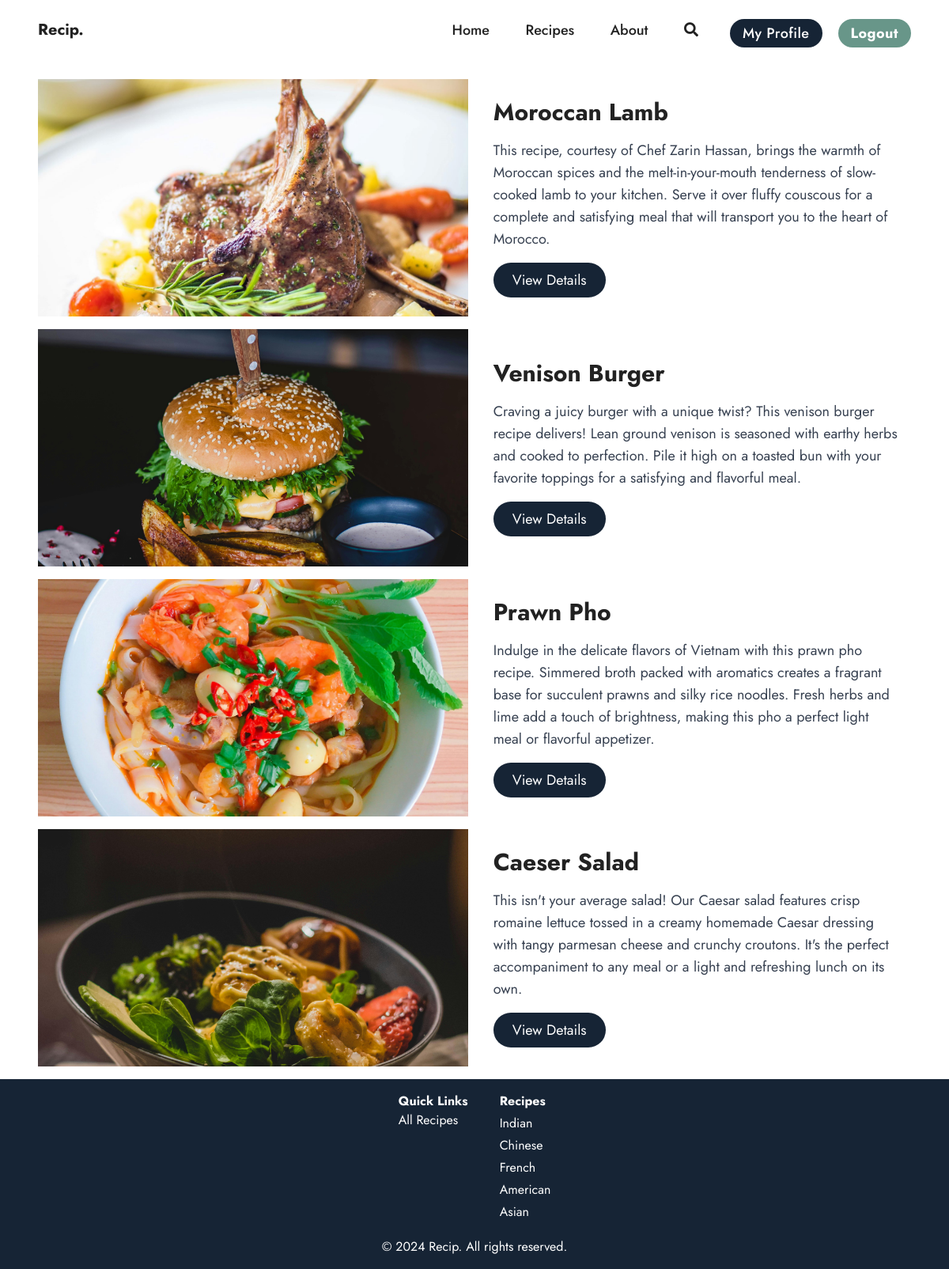
/recipes/ (signed in), run on the app's committed database.
### recipes/models.py (models this page shows, shortened)
class Recipe(models.Model):
    ASIAN = 'asian'
    AMERICAN = 'american'
    MEXICAN = 'mexican'
    ITALIAN = 'italian'
    FRENCH = 'french'
    EGYPTIAN = 'egyptian'
    MORROCAN = 'morrocan'
    INDIAN = 'indian'
    CHINESE = 'chinese'
    JAPANESE = 'japanese'
    OTHER = 'other'
    CATEGORY_CHOICES = [
        (ASIAN, 'asian'),
        (AMERICAN, 'american'),
        (MEXICAN, 'mexican'),
        (ITALIAN, 'italian'),
        (FRENCH, 'french'),
        (EGYPTIAN, 'egyptian'),
        (MORROCAN, 'morrocan'),
        (INDIAN, 'indian'),
        (CHINESE, 'chinese'),
        (JAPANESE, 'japanese'),
        (OTHER, 'other')
    ]
    title = models.CharField(max_length=100, default='Enter the name of your dish...')
    description = models.TextField()
    image = models.ImageField(upload_to='recipe_images', default='recipe_images/default.jpg')
    ingredients = RichTextField(default='Write your ingredients here...')
    instructions = RichTextField(default='Write your instructions here...')
    category = models.CharField(max_length=30, default=OTHER, choices=CATEGORY_CHOICES)
    total_cook_time = models.IntegerField(default=0)
    author = models.ForeignKey(User, on_delete=models.PROTECT, related_name='recipes')
    created_at = models.DateTimeField(auto_now_add=True)
    updated_at = models.DateTimeField(auto_now=True)

### recipes/views.py (the view, shortened to what this page needs)
# urls.py: path('recipes/', RecipeListView.as_view(), name="recipes_list"),
class RecipeListView(ListView):
    model = Recipe
    template_name = 'recipes/recipe_list.html'
    context_object_name = 'recipe_list'
    def get_queryset(self):
        category_name = self.kwargs.get('category_name', None)
        search_query = self.request.GET.get('search_query', '')
        if category_name:
            return Recipe.objects.filter(category=category_name)
        else:
            return Recipe.objects.all()

### recipes/templates/recipes/recipe_list.html
{% extends "base.html" %} {% block content %}
<div class="flex flex-col gap-4 my-4 px-12">
	{% for recipe in recipe_list %}
	<div class="flex w-full items-center relative gap-4 max-h-[300px]">
		<img
			src="{{recipe.image.url}}"
			alt="{{recipe.title}}"
			class="flex object-cover w-1/2 h-300"
		/>
		<div class="w-1/2 p-4">
			<h2 class="text-3xl font-bold mb-4">{{recipe.title}}</h2>
			<p class="text-lg text-gray-700 mb-4">{{recipe.description}}</p>
			<a
				class="inline-block bg-primary px-6 py-2 rounded-full"
				href="{% url 'recipe_detail' recipe.id %}"
			>
				<p class="text-lg text-white">View Details</p>
			</a>
		</div>
	</div>
	{% endfor %}
</div>
{% endblock %}

### static/css/styles.css (style rules this page uses)
:root { --primary-color: #162435; --accent-color: #689689; --misc-one: #f06543; --misc-two: #f09d51; --font-title: #222222; --font-body: #656565; }
body { margin: 0; padding: 0; }
h1, h2 { font-family: "Georgia", serif; }
h2, h3, p, a { font-family: "Jost", sans-serif; }
h2 { font-size: 2rem; color: var(--font-title); }
p { font-size: 1rem; color: var(--font-body); }
.h-300 { height: 300px; }
.bg-primary { background-color: var(--primary-color); }

### data on the page
Recipe: image (picture), title "Moroccan Lamb", description "This recipe, courtesy of Chef Zarin Hassan, brings the warmth of Moroccan spices and the melt-in-your-mouth tenderness of slow-cooked lamb to your kitchen. Serve it over fluffy couscous for a complete and satisfying meal that will transport you to the heart of Morocco."
Recipe: image (picture), title "Venison Burger", description "Craving a juicy burger with a unique twist? This venison burger recipe delivers! Lean ground venison is seasoned with earthy herbs and cooked to perfection. Pile it high on a toasted bun with your favorite toppings for a satisfying and flavorful meal."
Recipe: image (picture), title "Prawn Pho", description "Indulge in the delicate flavors of Vietnam with this prawn pho recipe. Simmered broth packed with aromatics creates a fragrant base for succulent prawns and silky rice noodles. Fresh herbs and lime add a touch of brightness, making this pho a perfect light meal or flavorful appetizer."
Recipe: image (picture), title "Caeser Salad", description "This isn't your average salad! Our Caesar salad features crisp romaine lettuce tossed in a creamy homemade Caesar dressing with tangy parmesan cheese and crunchy croutons. It's the perfect accompaniment to any meal or a light and refreshing lunch on its own."
